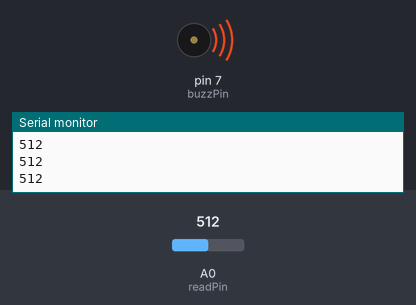
The sketch below on a simulated Arduino Uno, built with avr-gcc and run on an emulated ATmega328P. Parts: buzzer (waves = sounding), the last lines printed to the serial monitor. The inputs (shaded band) are chosen by the test bench; at power-on: A0 (readPin) = 512.

Above: at 1.2 s.
1.3 s: A0 (readPin) set to 86
At 2.0 s:
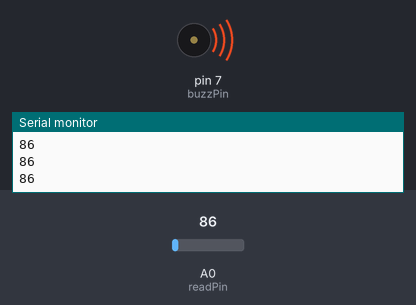
2.8 s: A0 (readPin) set to 69
At 3.3 s:
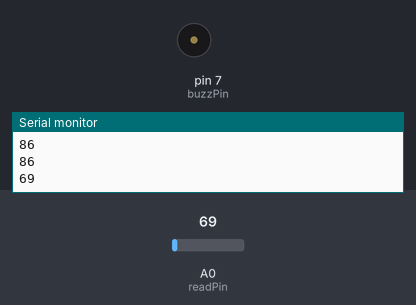
Timing chart, 0 to 5.8 s (numbered marks = the images above; inputs shaded):
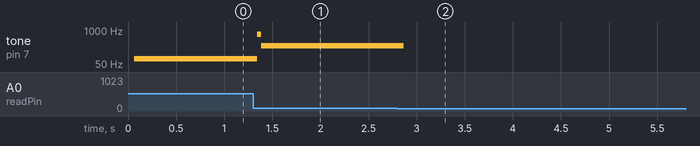

The sketch:

ldr_buzzer.ino
```cpp
int readPin=A0;
int readVal;

int buzzVal;
int buzzPin = 7;
int dT;

void setup() {
  pinMode(readPin, INPUT);
  pinMode(buzzPin, OUTPUT);
  Serial.begin(9600);
}

void loop() {
   readVal = analogRead(readPin);
   dT = (9./550.) * readVal -(9.*200./550.)+1.;
   Serial.println(readVal);
   digitalWrite(buzzPin, HIGH);
   delay(dT);
   digitalWrite(buzzPin, LOW);
   delay(dT);
}
```

Measured:
- the behaviour switches between 78 and 77 on A0 (readPin) (found by bisection; images 1 and 2)
- after the input at 1.3 s, tone on pin 7 (buzzPin): 81 Hz → 673 Hz after 0.05 s, → 255 Hz 0.04 s later
- after the input at 2.8 s, tone on pin 7 (buzzPin): 255 Hz → silent after 0.07 s
